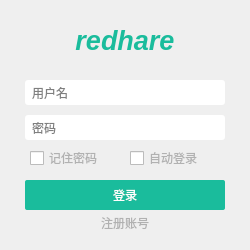
<?xml version="1.0" encoding="UTF-8"?>
<ui version="4.0">
 <class>LoginDialog</class>
 <widget class="QDialog" name="LoginDialog">
  <property name="geometry">
   <rect>
    <x>0</x>
    <y>0</y>
    <width>250</width>
    <height>250</height>
   </rect>
  </property>
  <property name="windowTitle">
   <string>Dialog</string>
  </property>
  <widget class="QPushButton" name="loginButton">
   <property name="geometry">
    <rect>
     <x>25</x>
     <y>180</y>
     <width>200</width>
     <height>30</height>
    </rect>
   </property>
   <property name="styleSheet">
    <string notr="true">QPushButton {
    background-color: #1ABC9C;
    outline: 0px;
    color: white;
    border: none;
	border-radius: 2px;
}

QPushButton:hover {
    background-color: #16A085;
}</string>
   </property>
   <property name="text">
    <string>登录</string>
   </property>
  </widget>
  <widget class="QLineEdit" name="usernameEdit">
   <property name="geometry">
    <rect>
     <x>25</x>
     <y>80</y>
     <width>200</width>
     <height>25</height>
    </rect>
   </property>
   <property name="styleSheet">
    <string notr="true">QLineEdit {
	border-width: 0px;
	border-radius: 3px;
    padding-left: 5px;
    padding-right: 5px;
}</string>
   </property>
   <property name="placeholderText">
    <string>用户名</string>
   </property>
  </widget>
  <widget class="QLineEdit" name="passwordEdit">
   <property name="geometry">
    <rect>
     <x>25</x>
     <y>115</y>
     <width>200</width>
     <height>25</height>
    </rect>
   </property>
   <property name="styleSheet">
    <string notr="true">QLineEdit {
	border-width: 0px;
	border-radius: 3px;
    padding-left: 5px;
    padding-right: 5px;
}</string>
   </property>
   <property name="echoMode">
    <enum>QLineEdit::Password</enum>
   </property>
   <property name="placeholderText">
    <string>密码</string>
   </property>
  </widget>
  <widget class="QPushButton" name="signupButton">
   <property name="geometry">
    <rect>
     <x>90</x>
     <y>210</y>
     <width>70</width>
     <height>25</height>
    </rect>
   </property>
   <property name="cursor">
    <cursorShape>PointingHandCursor</cursorShape>
   </property>
   <property name="focusPolicy">
    <enum>Qt::NoFocus</enum>
   </property>
   <property name="styleSheet">
    <string notr="true">QPushButton {
    color: #B1B1B1;
    outline: 0px;
    background: transparent;
}</string>
   </property>
   <property name="text">
    <string>注册账号</string>
   </property>
   <property name="flat">
    <bool>true</bool>
   </property>
  </widget>
  <widget class="QPushButton" name="closeButton">
   <property name="geometry">
    <rect>
     <x>222</x>
     <y>1</y>
     <width>27</width>
     <height>27</height>
    </rect>
   </property>
   <property name="focusPolicy">
    <enum>Qt::NoFocus</enum>
   </property>
   <property name="styleSheet">
    <string notr="true">QPushButton {
    background-color: transparent;
    background-image: url(:/res/button_close.png);
    outline: 0px;
    color: white;
    border: none;
}

QPushButton:hover {
    background-image: url(:/res/button_close_hover.png);
}</string>
   </property>
   <property name="text">
    <string/>
   </property>
  </widget>
  <widget class="QPushButton" name="minimizeButton">
   <property name="geometry">
    <rect>
     <x>195</x>
     <y>1</y>
     <width>27</width>
     <height>27</height>
    </rect>
   </property>
   <property name="focusPolicy">
    <enum>Qt::NoFocus</enum>
   </property>
   <property name="styleSheet">
    <string notr="true">QPushButton {
    background-color: transparent;
    background-image: url(:/res/button_minimize.png);
    outline: 0px;
    color: white;
    border: none;
}

QPushButton:hover {
    background-image: url(:/res/button_minimize_hover.png);
}</string>
   </property>
   <property name="text">
    <string/>
   </property>
  </widget>
  <widget class="QLabel" name="staticLabel">
   <property name="geometry">
    <rect>
     <x>65</x>
     <y>20</y>
     <width>120</width>
     <height>40</height>
    </rect>
   </property>
   <property name="font">
    <font>
     <pointsize>20</pointsize>
     <weight>75</weight>
     <italic>true</italic>
     <bold>true</bold>
    </font>
   </property>
   <property name="styleSheet">
    <string notr="true">QLabel {
    background: transparent;
    color: #1ABC9C;
}</string>
   </property>
   <property name="text">
    <string>redhare</string>
   </property>
   <property name="alignment">
    <set>Qt::AlignCenter</set>
   </property>
  </widget>
  <widget class="QCheckBox" name="rememberBox">
   <property name="geometry">
    <rect>
     <x>30</x>
     <y>150</y>
     <width>71</width>
     <height>16</height>
    </rect>
   </property>
   <property name="styleSheet">
    <string notr="true">QCheckBox {
	color: #B1B1B1;
    outline: 0px;
}

QCheckBox::indicator:checked {
    image: url(:/res/checkbox_checked.png);
}

QCheckBox::indicator:unchecked {
    image: url(:/res/checkbox_unchecked.png);
}</string>
   </property>
   <property name="text">
    <string>记住密码</string>
   </property>
  </widget>
  <widget class="QCheckBox" name="automaticBox">
   <property name="geometry">
    <rect>
     <x>130</x>
     <y>150</y>
     <width>71</width>
     <height>16</height>
    </rect>
   </property>
   <property name="styleSheet">
    <string notr="true">QCheckBox {
	color: #B1B1B1;
    outline: 0px;
}

QCheckBox::indicator:checked {
    image: url(:/res/checkbox_checked.png);
}

QCheckBox::indicator:unchecked {
    image: url(:/res/checkbox_unchecked.png);
}</string>
   </property>
   <property name="text">
    <string>自动登录</string>
   </property>
  </widget>
 </widget>
 <layoutdefault spacing="6" margin="11"/>
 <resources/>
 <connections/>
</ui>
